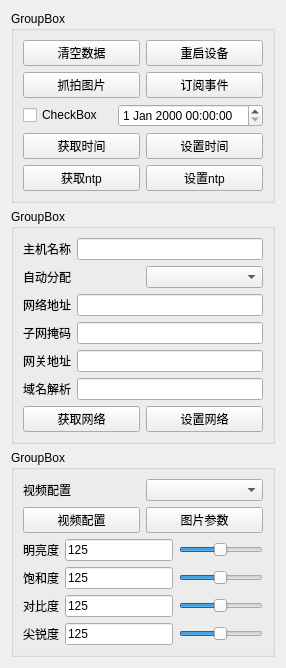
      <widget class="QWidget" name="tab_2">
       <attribute name="title">
        <string>控制</string>
       </attribute>
       <layout class="QVBoxLayout" name="verticalLayout_10">
        <item>
         <layout class="QVBoxLayout" name="verticalLayout_9">
          <item>
           <widget class="QGroupBox" name="groupBox">
            <property name="title">
             <string>GroupBox</string>
            </property>
            <layout class="QVBoxLayout" name="verticalLayout_4">
             <item>
              <layout class="QVBoxLayout" name="verticalLayout_3">
               <item>
                <layout class="QHBoxLayout" name="horizontalLayout_14">
                 <item>
                  <widget class="QPushButton" name="pushButton_clear">
                   <property name="text">
                    <string>清空数据</string>
                   </property>
                  </widget>
                 </item>
                 <item>
                  <widget class="QPushButton" name="pushButton_SystemReboot">
                   <property name="text">
                    <string>重启设备</string>
                   </property>
                  </widget>
                 </item>
                </layout>
               </item>
               <item>
                <layout class="QHBoxLayout" name="horizontalLayout_15">
                 <item>
                  <widget class="QPushButton" name="pushButton_CapPic">
                   <property name="enabled">
                    <bool>true</bool>
                   </property>
                   <property name="text">
                    <string>抓拍图片</string>
                   </property>
                   <property name="checkable">
                    <bool>false</bool>
                   </property>
                  </widget>
                 </item>
                 <item>
                  <widget class="QPushButton" name="pushButton_RSS">
                   <property name="text">
                    <string>订阅事件</string>
                   </property>
                  </widget>
                 </item>
                </layout>
               </item>
               <item>
                <layout class="QHBoxLayout" name="horizontalLayout_13">
                 <item>
                  <widget class="QCheckBox" name="checkBox">
                   <property name="text">
                    <string>CheckBox</string>
                   </property>
                  </widget>
                 </item>
                 <item>
                  <widget class="QDateTimeEdit" name="dateTimeEdit"/>
                 </item>
                </layout>
               </item>
               <item>
                <layout class="QHBoxLayout" name="horizontalLayout_16">
                 <item>
                  <widget class="QPushButton" name="pushButton_GetTIme">
                   <property name="text">
                    <string>获取时间</string>
                   </property>
                  </widget>
                 </item>
                 <item>
                  <widget class="QPushButton" name="pushButton_SetTime">
                   <property name="text">
                    <string>设置时间</string>
                   </property>
                  </widget>
                 </item>
                </layout>
               </item>
               <item>
                <layout class="QHBoxLayout" name="horizontalLayout_17">
                 <item>
                  <widget class="QPushButton" name="pushButton_GetNTP">
                   <property name="text">
                    <string>获取ntp</string>
                   </property>
                  </widget>
                 </item>
                 <item>
                  <widget class="QPushButton" name="pushButton_SetNTP">
                   <property name="text">
                    <string>设置ntp</string>
                   </property>
                  </widget>
                 </item>
                </layout>
               </item>
              </layout>
             </item>
            </layout>
           </widget>
          </item>
          <item>
           <widget class="QGroupBox" name="groupBox_2">
            <property name="title">
             <string>GroupBox</string>
            </property>
            <layout class="QVBoxLayout" name="verticalLayout_6">
             <item>
              <layout class="QVBoxLayout" name="verticalLayout_5">
               <item>
                <layout class="QHBoxLayout" name="horizontalLayout_18">
                 <item>
                  <widget class="QLabel" name="label_12">
                   <property name="text">
                    <string>主机名称</string>
                   </property>
                  </widget>
                 </item>
                 <item>
                  <widget class="QLineEdit" name="lineEdit_3"/>
                 </item>
                </layout>
               </item>
               <item>
                <layout class="QHBoxLayout" name="horizontalLayout_19">
                 <item>
                  <widget class="QLabel" name="label_13">
                   <property name="text">
                    <string>自动分配</string>
                   </property>
                  </widget>
                 </item>
                 <item>
                  <widget class="QComboBox" name="comboBox_9"/>
                 </item>
                </layout>
               </item>
               <item>
                <layout class="QHBoxLayout" name="horizontalLayout_20">
                 <item>
                  <widget class="QLabel" name="label_14">
                   <property name="text">
                    <string>网络地址</string>
                   </property>
                  </widget>
                 </item>
                 <item>
                  <widget class="QLineEdit" name="lineEdit_4"/>
                 </item>
                </layout>
               </item>
               <item>
                <layout class="QHBoxLayout" name="horizontalLayout_21">
                 <item>
                  <widget class="QLabel" name="label_15">
                   <property name="text">
                    <string>子网掩码</string>
                   </property>
                  </widget>
                 </item>
                 <item>
                  <widget class="QLineEdit" name="lineEdit_5"/>
                 </item>
                </layout>
               </item>
               <item>
                <layout class="QHBoxLayout" name="horizontalLayout_23">
                 <item>
                  <widget class="QLabel" name="label_17">
                   <property name="text">
                    <string>网关地址</string>
                   </property>
                  </widget>
                 </item>
                 <item>
                  <widget class="QLineEdit" name="lineEdit_7"/>
                 </item>
                </layout>
               </item>
               <item>
                <layout class="QHBoxLayout" name="horizontalLayout_22">
                 <item>
                  <widget class="QLabel" name="label_16">
                   <property name="text">
                    <string>域名解析</string>
                   </property>
                  </widget>
                 </item>
                 <item>
                  <widget class="QLineEdit" name="lineEdit_6"/>
                 </item>
                </layout>
               </item>
               <item>
                <layout class="QHBoxLayout" name="horizontalLayout_24">
                 <item>
                  <widget class="QPushButton" name="pushButton_GetHost">
                   <property name="text">
                    <string>获取网络</string>
                   </property>
                  </widget>
                 </item>
                 <item>
                  <widget class="QPushButton" name="pushButton_SetHost">
                   <property name="text">
                    <string>设置网络</string>
                   </property>
                  </widget>
                 </item>
                </layout>
               </item>
              </layout>
             </item>
            </layout>
           </widget>
          </item>
          <item>
           <widget class="QGroupBox" name="groupBox_3">
            <property name="title">
             <string>GroupBox</string>
            </property>
            <layout class="QVBoxLayout" name="verticalLayout_8">
             <item>
              <layout class="QVBoxLayout" name="verticalLayout_7">
               <item>
                <layout class="QHBoxLayout" name="horizontalLayout_26">
                 <item>
                  <widget class="QLabel" name="label_18">
                   <property name="text">
                    <string>视频配置</string>
                   </property>
                  </widget>
                 </item>
                 <item>
                  <widget class="QComboBox" name="comboBox_10"/>
                 </item>
                </layout>
               </item>
               <item>
                <layout class="QHBoxLayout" name="horizontalLayout_25">
                 <item>
                  <widget class="QPushButton" name="pushButton_SetImagingSettings">
                   <property name="text">
                    <string>视频配置</string>
                   </property>
                  </widget>
                 </item>
                 <item>
                  <widget class="QPushButton" name="pushButton_GetImagingSettings">
                   <property name="text">
                    <string>图片参数</string>
                   </property>
                  </widget>
                 </item>
                </layout>
               </item>
               <item>
                <layout class="QHBoxLayout" name="horizontalLayout_27">
                 <item>
                  <widget class="QLabel" name="label_brightness">
                   <property name="text">
                    <string>明亮度</string>
                   </property>
                  </widget>
                 </item>
                 <item>
                  <widget class="QLineEdit" name="lineEdit_brightness">
                   <property name="text">
                    <string>125</string>
                   </property>
                   <property name="readOnly">
                    <bool>true</bool>
                   </property>
                  </widget>
                 </item>
                 <item>
                  <widget class="QSlider" name="horizontalSlider_brightness">
                   <property name="maximum">
                    <number>255</number>
                   </property>
                   <property name="value">
                    <number>125</number>
                   </property>
                   <property name="orientation">
                    <enum>Qt::Horizontal</enum>
                   </property>
                  </widget>
                 </item>
                </layout>
               </item>
               <item>
                <layout class="QHBoxLayout" name="horizontalLayout_28">
                 <item>
                  <widget class="QLabel" name="label_ColorSaturation">
                   <property name="text">
                    <string>饱和度</string>
                   </property>
                  </widget>
                 </item>
                 <item>
                  <widget class="QLineEdit" name="lineEdit_ColorSaturation">
                   <property name="text">
                    <string>125</string>
                   </property>
                   <property name="readOnly">
                    <bool>true</bool>
                   </property>
                  </widget>
                 </item>
                 <item>
                  <widget class="QSlider" name="horizontalSlider_ColorSaturation">
                   <property name="maximum">
                    <number>255</number>
                   </property>
                   <property name="value">
                    <number>125</number>
                   </property>
                   <property name="orientation">
                    <enum>Qt::Horizontal</enum>
                   </property>
                  </widget>
                 </item>
                </layout>
               </item>
               <item>
                <layout class="QHBoxLayout" name="horizontalLayout_29">
                 <item>
                  <widget class="QLabel" name="label_Contrast">
                   <property name="text">
                    <string>对比度</string>
                   </property>
                  </widget>
                 </item>
                 <item>
                  <widget class="QLineEdit" name="lineEdit_Contrast">
                   <property name="text">
                    <string>125</string>
                   </property>
                   <property name="readOnly">
                    <bool>true</bool>
                   </property>
                  </widget>
                 </item>
                 <item>
                  <widget class="QSlider" name="horizontalSlider_Contrast">
                   <property name="maximum">
                    <number>255</number>
                   </property>
                   <property name="value">
                    <number>125</number>
                   </property>
                   <property name="orientation">
                    <enum>Qt::Horizontal</enum>
                   </property>
                  </widget>
                 </item>
                </layout>
               </item>
               <item>
                <layout class="QHBoxLayout" name="horizontalLayout_30">
                 <item>
                  <widget class="QLabel" name="label_Sharpness">
                   <property name="text">
                    <string>尖锐度</string>
                   </property>
                  </widget>
                 </item>
                 <item>
                  <widget class="QLineEdit" name="lineEdit_Sharpness">
                   <property name="text">
                    <string>125</string>
                   </property>
                   <property name="readOnly">
                    <bool>true</bool>
                   </property>
                  </widget>
                 </item>
                 <item>
                  <widget class="QSlider" name="horizontalSlider_Sharpness">
                   <property name="maximum">
                    <number>255</number>
                   </property>
                   <property name="value">
                    <number>125</number>
                   </property>
                   <property name="orientation">
                    <enum>Qt::Horizontal</enum>
                   </property>
                  </widget>
                 </item>
                </layout>
               </item>
              </layout>
             </item>
            </layout>
           </widget>
          </item>
         </layout>
        </item>
       </layout>
      </widget>
